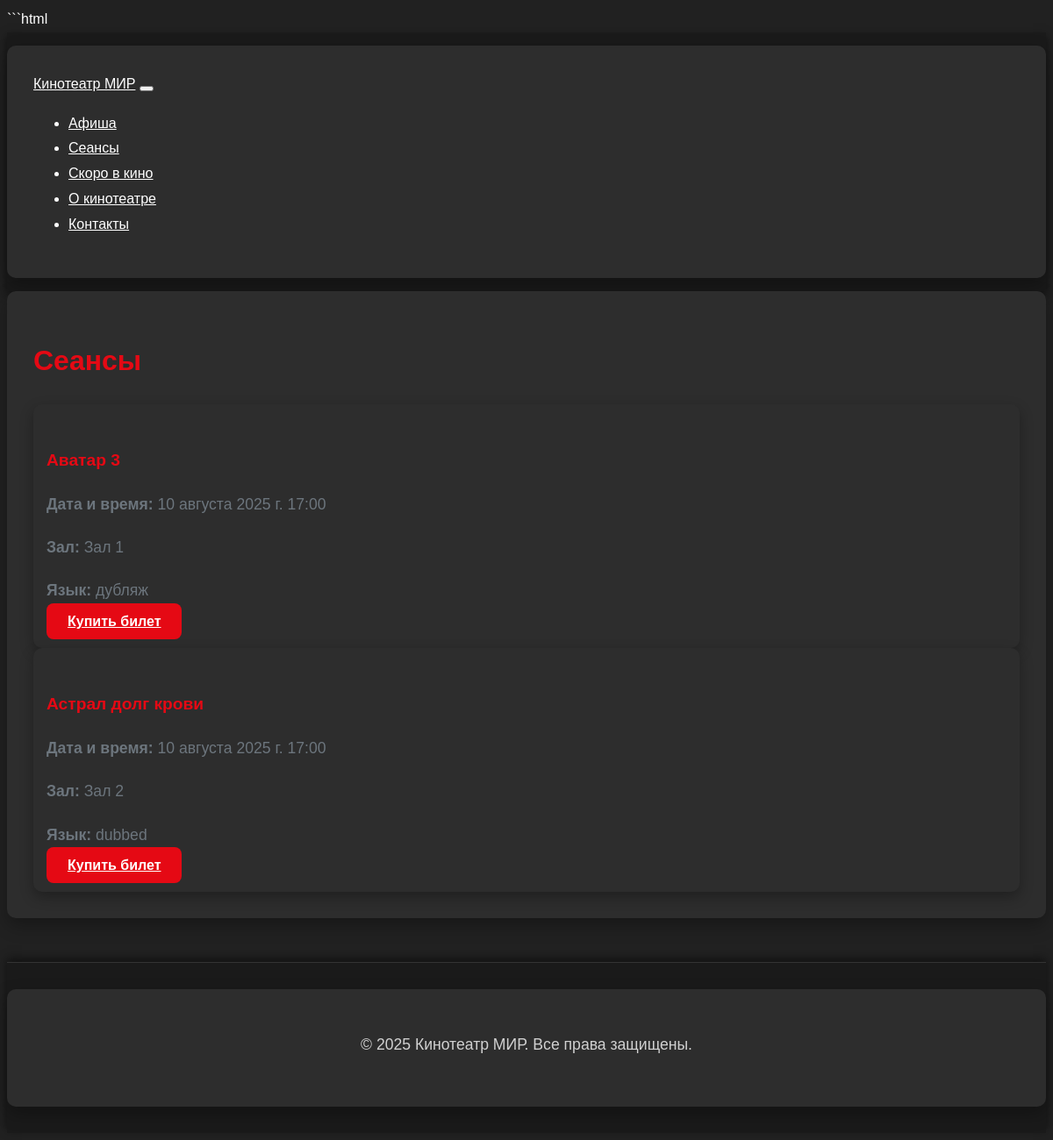
The app's page /sessions/ with its own data.
### cinema_sessions/models.py (models this page shows, shortened)
class Session(models.Model):
    movie = models.ForeignKey(Movie, on_delete=models.CASCADE)
    hall = models.CharField(max_length=50, default="Зал 1")
    date_time = models.DateTimeField()
    language = models.CharField(max_length=50, choices=[
        ('original', 'Оригинал'),
        ('dubbed', 'Дублированный'),
    ])

### movies/models.py (models this page shows, shortened)
class Movie(models.Model):
    title = models.CharField(max_length=200, verbose_name="Название")
    poster = models.ImageField(upload_to='posters/', verbose_name="Постер")
    description = models.TextField(verbose_name="Описание")
    genre = models.CharField(max_length=100, verbose_name="Жанр")
    duration = models.IntegerField(verbose_name="Продолжительность (минуты)")
    age_rating = models.CharField(max_length=10, verbose_name="Возрастной рейтинг")
    is_coming_soon = models.BooleanField(default=False, verbose_name="Скоро в кино")
    release_date = models.DateField(null=True, blank=True, verbose_name="Дата выхода")
    trailer_url = models.URLField(null=True, blank=True, verbose_name="Ссылка на трейлер")

### movies/views.py (the view)
# urls.py: path('sessions/', views.sessions_view, name='sessions'),
def sessions_view(request):
    movie_id = request.GET.get('movie')
    date_str = request.GET.get('date')
    sessions = Session.objects.all()
    if movie_id:
        sessions = sessions.filter(movie_id=movie_id)
    if date_str:
        try:
            selected_date = datetime.strptime(date_str, '%Y-%m-%d').date()
            sessions = sessions.filter(date_time__date=selected_date)
        except ValueError:
            pass
    return render(request, 'sessions.html', {'sessions': sessions})

### templates/sessions.html (shortened to what this page needs)
{% extends 'base.html' %}
{% block content %}
<div class="container">
    <h1 class="mt-4">Сеансы</h1>
    {% if sessions %}
        <div class="row">
            {% for session in sessions %}
                <div class="col-md-6 mb-4">
                    <div class="movie-card">
                        <div class="card-body">
                            <h5>{{ session.movie.title }}</h5>
                            <p><strong>Дата и время:</strong> {{ session.date_time }}</p>
                            <p><strong>Зал:</strong> {{ session.hall }}</p>
                            <p><strong>Язык:</strong> {{ session.language }}</p>
                            <a href="{% url 'buy-ticket' session.id %}" class="btn btn-primary">Купить билет</a>
                        </div>
                    </div>
                </div>
            </div>
            {% endfor %}
    {% else %}
        <p class="text-muted">Сеансы отсутствуют.</p>
    {% endif %}
{% endblock %}

### static/css/style.css (style rules this page uses)
body { background-color: #f8f9fa; }
body { font-family: Arial, sans-serif; }
body { font-family: 'Arial', sans-serif; background-color: #1a1a1a; color: #ffffff; line-height: 1.6; }
.container { max-width: 1200px; margin: 0 auto; padding: 20px; }
h1, h2, h3, h4, h5, h6 { color: #ffffff; font-weight: bold; }
.card-body { color: #ffffff; }
.btn-primary { background-color: #007bff; border-color: #007bff; border-radius: 5px; padding: 10px 20px; font-weight: 500; }
body { font-family: 'Arial', sans-serif; background-color: #1a1a1a; color: #ffffff; line-height: 1.6; overflow-x: hidden; }
.container { max-width: 1200px; margin: 0 auto; padding: 20px; animation: fadeIn 1s ease-in; }
h1, h2, h3, h4, h5, h6 { color: #ffffff; font-weight: bold; animation: fadeIn 1s ease-in; }
.btn-primary { background-color: #007bff; border-color: #007bff; border-radius: 5px; padding: 10px 20px; font-weight: 500; transition: background-color 0.3s ease, transform 0.3s ease; }
html { scroll-behavior: smooth; }
body { font-family: 'Arial', sans-serif; background-color: #f8f9fa; color: #343a40; line-height: 1.6; overflow-x: hidden; }
h1, h2, h3, h4, h5, h6 { color: #343a40; font-weight: bold; animation: fadeIn 1s ease-in; }
.card-body { color: #343a40; }
.movie-card { background-color: #ffffff; border: 1px solid #dee2e6; border-radius: 10px; overflow: hidden; transition: transform 0.3s ease, box-shadow 0.3s ease; animation: fadeIn 1s ease-in; }
.movie-card .card-body { padding: 15px; }
.movie-card h5 { font-size: 1.2rem; margin-bottom: 10px; }
.movie-card p { margin-bottom: 5px; color: #6c757d; }
body { font-family: 'Poppins', sans-serif; background: #212121; color: #ffffff; line-height: 1.8; overflow-x: hidden; }
.container { max-width: 1200px; margin: 0 auto; padding: 30px; background: #2d2d2d; border-radius: 10px; box-shadow: 0 8px 20px rgba(0, 0, 0, 0.3); animation: fadeIn 1s ease-in; }
h1, h2, h3, h4, h5, h6 { font-family: 'Poppins', sans-serif; color: #e50914; font-weight: 600; margin-bottom: 20px; animation: slideIn 1s ease-in; }
p { font-size: 1.1rem; color: #d1d1d1; margin-bottom: 25px; }
.movie-card { background: #2d2d2d; border: none; border-radius: 10px; overflow: hidden; box-shadow: 0 6px 15px rgba(0, 0, 0, 0.3); transition: transform 0.3s ease, box-shadow 0.3s ease; }
.btn-primary, .btn-outline-primary { background: #e50914; border-color: #e50914; color: #ffffff; border-radius: 8px; padding: 12px 24px; font-family: 'Poppins', sans-serif; font-weight: 600; transition: background-color 0.3s ease, transform 0.3s ease; }

### records on screen
Session: movie "Аватар 3", date_time "10 августа 2025 г. 17:00", hall "Зал 1", language "дубляж"
Session: movie "Астрал долг крови", date_time "10 августа 2025 г. 17:00", hall "Зал 2", language "dubbed"
